Frame 1 (no input): blank canvas, image omitted
Frame 60 (no input): blank canvas, image omitted
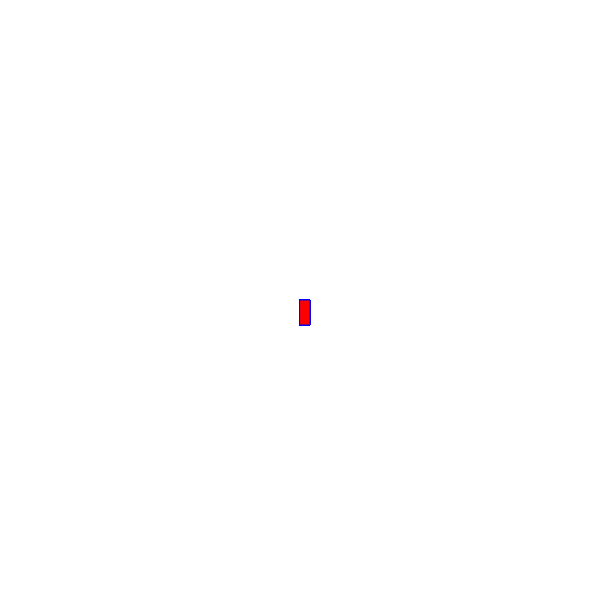
Frame 120 (the mouse pressed at the canvas centre since frame 60)

The p5.js sketch whose frames 1 and 60 were blank and that drew this single picture after the mouse press (run headless with seeded random() and noise() and a simulated clock; from frame 60 on, the mouse is pressed at the canvas centre):

// p5.js sketch
// ── sketch.js
function setup() {
    createCanvas(600, 600);
  background("white")
  }
  
  function draw() {
    
                    ;
    stroke("blue");  
    fill("red");
  
    //console.log (mouseIsPressed);
  
    if (mouseIsPressed) {
      rect(mouseX, mouseY, 10, 25);
    }
  }
  
